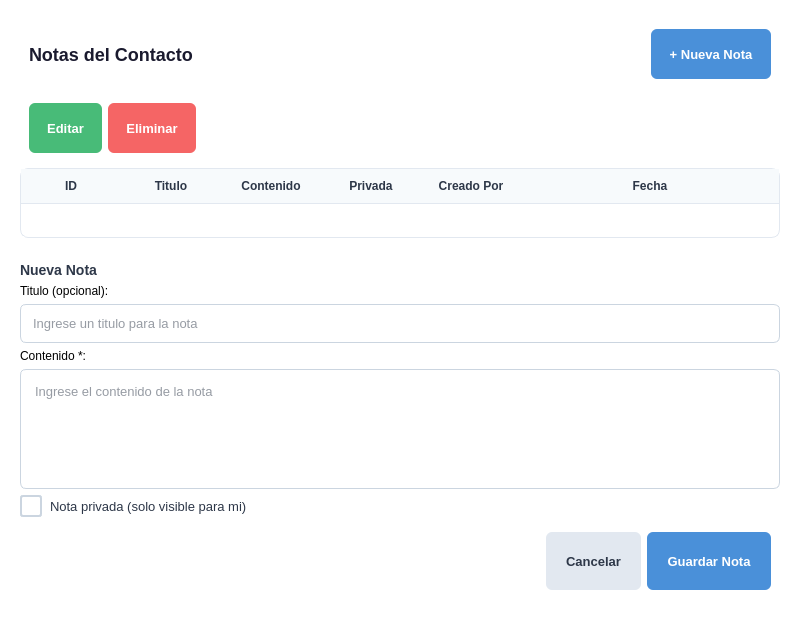
<?xml version="1.0" encoding="UTF-8"?>
<ui version="4.0">
 <class>NotasContactoWidget</class>
 <widget class="QWidget" name="NotasContactoWidget">
  <property name="geometry">
   <rect>
    <x>0</x>
    <y>0</y>
    <width>800</width>
    <height>500</height>
   </rect>
  </property>
  <property name="styleSheet">
   <string notr="true">
/* === GLOBAL === */
QWidget#NotasContactoWidget {
    background-color: transparent;
}

/* === HEADER === */
QLabel#notasTitle {
    font-size: 18px;
    font-weight: bold;
    color: #1a1a2e;
}

/* === BOTONES === */
QPushButton#btn_nueva_nota {
    background-color: #4a90d9;
    color: white;
    border: none;
    border-radius: 6px;
    font-size: 13px;
    font-weight: 600;
    padding: 8px 18px;
    min-height: 34px;
}
QPushButton#btn_nueva_nota:hover {
    background-color: #3a7bc8;
}
QPushButton#btn_nueva_nota:pressed {
    background-color: #2a6bb8;
}

QPushButton#btn_editar_nota {
    background-color: #48bb78;
    color: white;
    border: none;
    border-radius: 6px;
    font-size: 13px;
    font-weight: 600;
    padding: 8px 18px;
    min-height: 34px;
}
QPushButton#btn_editar_nota:hover {
    background-color: #38a168;
}
QPushButton#btn_editar_nota:pressed {
    background-color: #288158;
}

QPushButton#btn_eliminar_nota {
    background-color: #f56565;
    color: white;
    border: none;
    border-radius: 6px;
    font-size: 13px;
    font-weight: 600;
    padding: 8px 18px;
    min-height: 34px;
}
QPushButton#btn_eliminar_nota:hover {
    background-color: #e55555;
}
QPushButton#btn_eliminar_nota:pressed {
    background-color: #d54545;
}

/* === TABLA === */
QTableWidget#tabla_notas {
    background-color: white;
    border: 1px solid #e2e8f0;
    border-radius: 8px;
    gridline-color: #f0f2f5;
    font-size: 13px;
}
QTableWidget#tabla_notas QHeaderView::section {
    background-color: #f7fafc;
    color: #2d3748;
    font-weight: bold;
    font-size: 12px;
    padding: 8px;
    border: none;
    border-bottom: 1px solid #e2e8f0;
}
QTableWidget#tabla_notas::item {
    padding: 8px;
    border-bottom: 1px solid #f0f2f5;
}
QTableWidget#tabla_notas::item:selected {
    background-color: #ebf8ff;
    color: #2c5282;
}

/* === FORMULARIO NOTA === */
QLabel#form_titulo_label {
    font-size: 14px;
    font-weight: 600;
    color: #2d3748;
}

QLineEdit#input_titulo {
    padding: 10px;
    border: 1px solid #cbd5e0;
    border-radius: 6px;
    font-size: 13px;
    background-color: white;
    color: #2d3748;
}
QLineEdit#input_titulo:focus {
    border: 2px solid #4a90d9;
}

QTextEdit#input_contenido {
    padding: 10px;
    border: 1px solid #cbd5e0;
    border-radius: 6px;
    font-size: 13px;
    background-color: white;
    color: #2d3748;
}
QTextEdit#input_contenido:focus {
    border: 2px solid #4a90d9;
}

QCheckBox#check_privada {
    font-size: 13px;
    color: #2d3748;
    spacing: 8px;
}
QCheckBox#check_privada::indicator {
    width: 18px;
    height: 18px;
    border-radius: 3px;
    border: 2px solid #cbd5e0;
}
QCheckBox#check_privada::indicator:checked {
    background-color: #4a90d9;
    border-color: #4a90d9;
}

QPushButton#btn_guardar_nota {
    background-color: #4a90d9;
    color: white;
    border: none;
    border-radius: 6px;
    font-size: 13px;
    font-weight: 600;
    padding: 10px 20px;
    min-height: 38px;
}
QPushButton#btn_guardar_nota:hover {
    background-color: #3a7bc8;
}
QPushButton#btn_guardar_nota:pressed {
    background-color: #2a6bb8;
}

QPushButton#btn_cancelar_nota {
    background-color: #e2e8f0;
    color: #2d3748;
    border: none;
    border-radius: 6px;
    font-size: 13px;
    font-weight: 600;
    padding: 10px 20px;
    min-height: 38px;
}
QPushButton#btn_cancelar_nota:hover {
    background-color: #cbd5e0;
}
QPushButton#btn_cancelar_nota:pressed {
    background-color: #a0aec0;
}
   </string>
  </property>
  <layout class="QVBoxLayout" name="verticalLayout">
   <item>
    <widget class="QWidget" name="listaNotasContainer" native="true">
     <layout class="QVBoxLayout" name="verticalLayout_2">
      <item>
       <widget class="QWidget" name="headerWidget" native="true">
        <layout class="QHBoxLayout" name="horizontalLayout">
         <item>
          <widget class="QLabel" name="notasTitle">
           <property name="text">
            <string>Notas del Contacto</string>
           </property>
          </widget>
         </item>
         <item>
          <spacer name="horizontalSpacer">
           <property name="orientation">
            <enum>Qt::Horizontal</enum>
           </property>
           <property name="sizeHint" stdset="0">
            <size>
             <width>40</width>
             <height>20</height>
            </size>
           </property>
          </spacer>
         </item>
         <item>
          <widget class="QPushButton" name="btn_nueva_nota">
           <property name="text">
            <string>+ Nueva Nota</string>
           </property>
          </widget>
         </item>
        </layout>
       </widget>
      </item>
      <item>
       <widget class="QWidget" name="botonesWidget" native="true">
        <layout class="QHBoxLayout" name="horizontalLayout_2">
         <item>
          <widget class="QPushButton" name="btn_editar_nota">
           <property name="text">
            <string>Editar</string>
           </property>
          </widget>
         </item>
         <item>
          <widget class="QPushButton" name="btn_eliminar_nota">
           <property name="text">
            <string>Eliminar</string>
           </property>
          </widget>
         </item>
         <item>
          <spacer name="horizontalSpacer_2">
           <property name="orientation">
            <enum>Qt::Horizontal</enum>
           </property>
           <property name="sizeHint" stdset="0">
            <size>
             <width>40</width>
             <height>20</height>
            </size>
           </property>
          </spacer>
         </item>
        </layout>
       </widget>
      </item>
      <item>
       <widget class="QTableWidget" name="tabla_notas">
        <property name="editTriggers">
         <set>QAbstractItemView::NoEditTriggers</set>
        </property>
        <property name="selectionBehavior">
         <enum>QAbstractItemView::SelectRows</enum>
        </property>
        <property name="selectionMode">
         <enum>QAbstractItemView::SingleSelection</enum>
        </property>
        <attribute name="horizontalHeaderStretchLastSection">
         <bool>true</bool>
        </attribute>
        <column>
         <property name="text">
          <string>ID</string>
         </property>
        </column>
        <column>
         <property name="text">
          <string>Titulo</string>
         </property>
        </column>
        <column>
         <property name="text">
          <string>Contenido</string>
         </property>
        </column>
        <column>
         <property name="text">
          <string>Privada</string>
         </property>
        </column>
        <column>
         <property name="text">
          <string>Creado Por</string>
         </property>
        </column>
        <column>
         <property name="text">
          <string>Fecha</string>
         </property>
        </column>
       </widget>
      </item>
     </layout>
    </widget>
   </item>
   <item>
    <widget class="QWidget" name="formNotaContainer" native="true">
     <layout class="QVBoxLayout" name="verticalLayout_3">
      <item>
       <widget class="QLabel" name="form_titulo_label">
        <property name="text">
         <string>Nueva Nota</string>
        </property>
       </widget>
      </item>
      <item>
       <widget class="QLabel" name="label_titulo">
        <property name="text">
         <string>Titulo (opcional):</string>
        </property>
       </widget>
      </item>
      <item>
       <widget class="QLineEdit" name="input_titulo">
        <property name="placeholderText">
         <string>Ingrese un titulo para la nota</string>
        </property>
       </widget>
      </item>
      <item>
       <widget class="QLabel" name="label_contenido">
        <property name="text">
         <string>Contenido *:</string>
        </property>
       </widget>
      </item>
      <item>
       <widget class="QTextEdit" name="input_contenido">
        <property name="minimumSize">
         <size>
          <width>0</width>
          <height>120</height>
         </size>
        </property>
        <property name="placeholderText">
         <string>Ingrese el contenido de la nota</string>
        </property>
       </widget>
      </item>
      <item>
       <widget class="QCheckBox" name="check_privada">
        <property name="text">
         <string>Nota privada (solo visible para mi)</string>
        </property>
       </widget>
      </item>
      <item>
       <widget class="QWidget" name="botonesFormWidget" native="true">
        <layout class="QHBoxLayout" name="horizontalLayout_3">
         <item>
          <spacer name="horizontalSpacer_3">
           <property name="orientation">
            <enum>Qt::Horizontal</enum>
           </property>
           <property name="sizeHint" stdset="0">
            <size>
             <width>40</width>
             <height>20</height>
            </size>
           </property>
          </spacer>
         </item>
         <item>
          <widget class="QPushButton" name="btn_cancelar_nota">
           <property name="text">
            <string>Cancelar</string>
           </property>
          </widget>
         </item>
         <item>
          <widget class="QPushButton" name="btn_guardar_nota">
           <property name="text">
            <string>Guardar Nota</string>
           </property>
          </widget>
         </item>
        </layout>
       </widget>
      </item>
     </layout>
    </widget>
   </item>
  </layout>
 </widget>
 <resources/>
 <connections/>
</ui>
